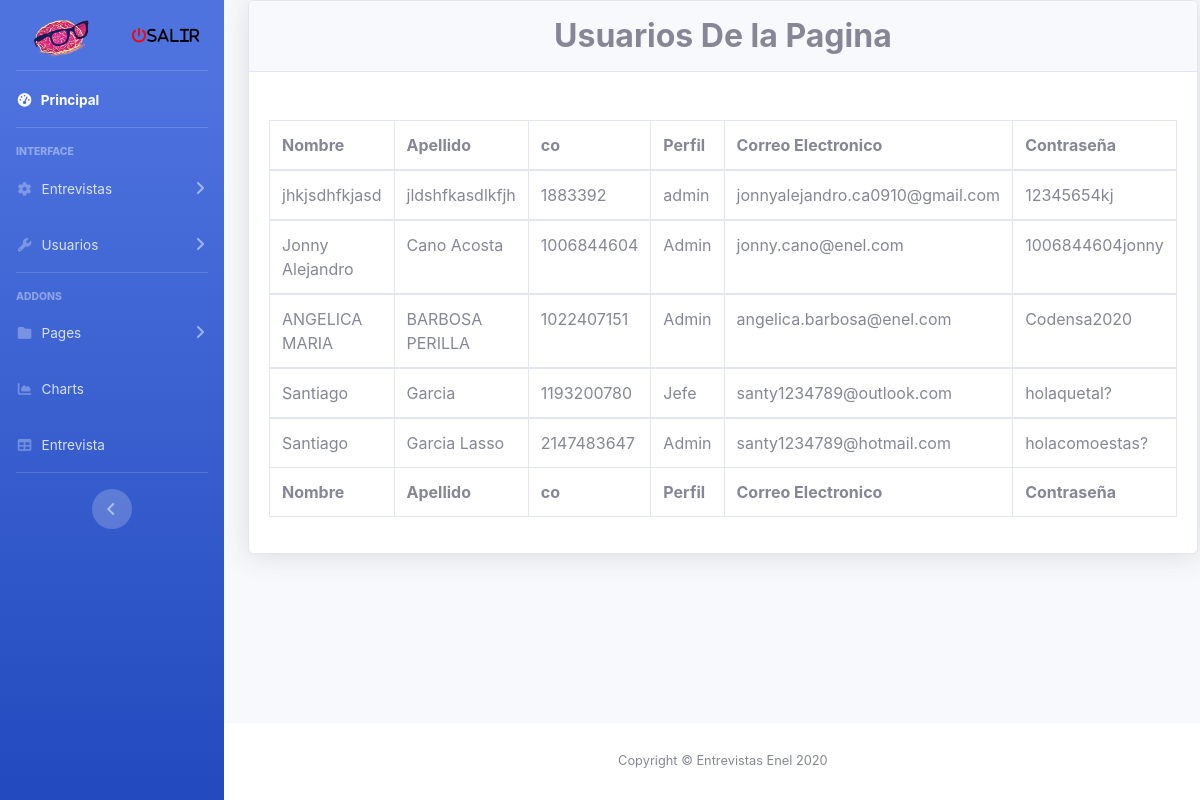
Before: /View/consultar.php (signed in) with the older database file.
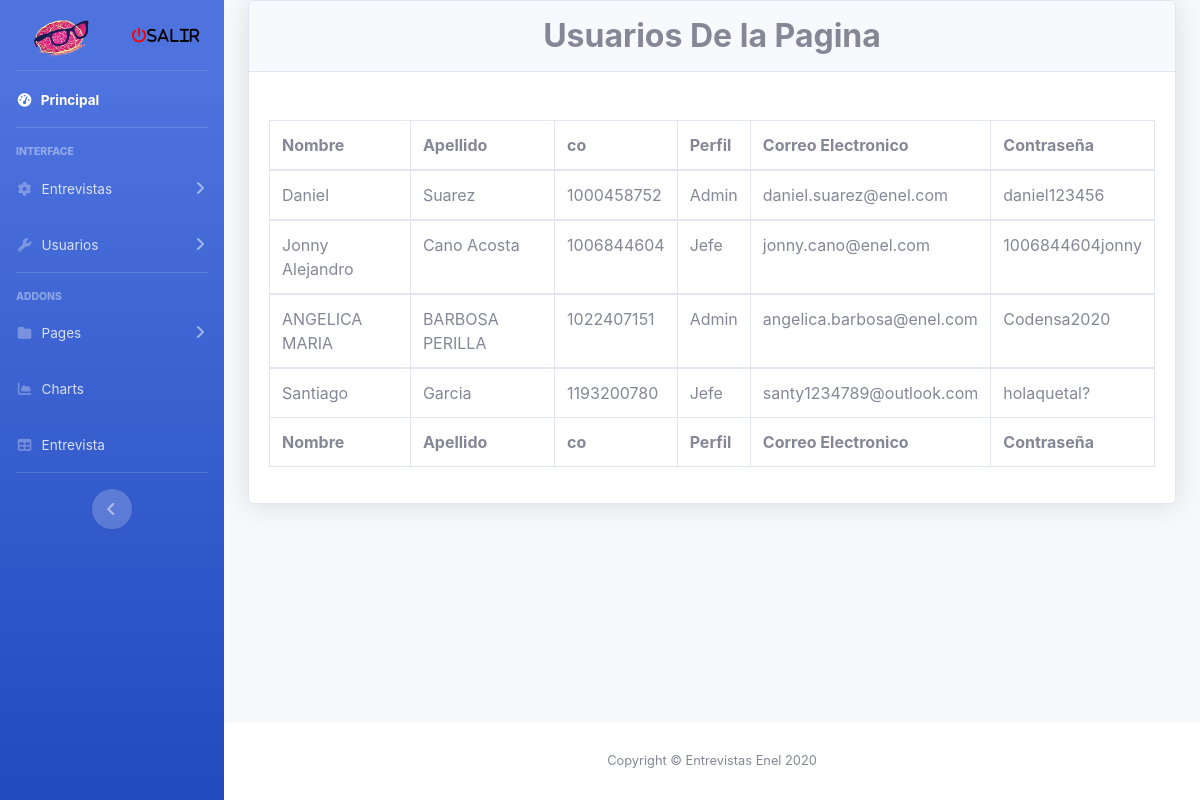
After: the same page with the newer database file.
### tables this page shows
CREATE TABLE `usuario` (
  `nombre` varchar(20) NOT NULL,
  `apellidos` varchar(20) NOT NULL,
  `co` int(15) NOT NULL,
  `Perfil` varchar(15) NOT NULL,
  `correo_electronico` varchar(40) NOT NULL,
  `contraseña` varchar(20) NOT NULL,
  `EGeneradas` bigint(20) DEFAULT NULL
);

### View/consultar.php (the view, shortened to what this page needs)
<!DOCTYPE html>
<html xmlns="http://www.w3.org/1999/xhtml">
<?php include FOLDER_TEMPLATE."head.php"; ?>
<?php include FOLDER_TEMPLATE."sidebar.php"; ?>
<body id="page-top">
<div id="wrapper">
  <div id="content-wrapper" class="d-flex flex-column">
    <div id="content">
      <div class="container-fluid">
        <div class="card shadow mb-4">
          <div class="card-header py-3">
           <center> <h2 class="m-0 font-weight-bold text">Usuarios De la Pagina</h2> </center>
          </div>
          <div class="card-body">
            <div class="table-responsive">
              <table class="table table-bordered" width="100%" cellspacing="10">
                <thead>
                  <tr>
                    <th>Nombre </th>
                    <th>Apellido</th>
                    <th>co</th>
                    <th>Perfil</th>
                    <th>Correo Electronico</th>
                    <th>Contraseña</th>
                  </tr>
                </thead>
                <tfoot>
                  <tr>
                    <th>Nombre </th>
                    <th>Apellido</th>
                    <th>co</th>
                    <th>Perfil</th>
                    <th>Correo Electronico</th>
                    <th>Contraseña</th>
                  </tr>
                </tfoot>
                <?php
                    require_once "../Model/conexioon.php";
                    $sql= "SELECT * FROM usuario";
                    $rta=$objCnx->query($sql);
                    while ($datos=$rta->fetch_array()){
                     ?>
                <tbody>
                  <tr>
                  <td><?php echo $datos['nombre']?></td>
                  <td><?php echo $datos['apellidos']?></td>
                  <td><?php echo $datos['co']?></td>
                  <td><?php echo $datos['Perfil']?></td>
                  <td><?php echo $datos['correo_electronico']?></td>
                  <td><?php echo $datos['contraseña']?></td>
                  </tr>
                  <?php
                    }
                   ?>
                </tbody>
              </table>
            </div>
          </div>
        </div>
      </div>
    </div>
    <footer class="sticky-footer bg-white">
      <div class="container my-auto">
        <div class="copyright text-center my-auto">
          <span>Copyright &copy; Entrevistas Enel 2020</span>
        </div>
      </div>
    </footer>
  </div>
</div>
</body>
</html>

### template/head.php (shortened to what this page needs)
<head>
<link href="<?=URL_CSS?>all.min.css" rel="stylesheet" type="text/css">
<link href="<?=URL_CSS?>sb-admin-2.min.css" rel="stylesheet">
<link href="<?=URL_CSS?>dataTables.bootstrap4.min.css" rel="stylesheet">
</head>

### template/sidebar.php (shortened to what this page needs)
<html lang="es">
<body>
  <div id="wrapper">
    <ul class="navbar-nav bg-gradient-primary sidebar sidebar-dark accordion" id="accordionSidebar">
      <a class="sidebar-brand d-flex align-items-center justify-content-center" href="<?=URL_PROY?>Model/logout.php">
        <div class="sidebar-brand-icon rotate-n-15">
        <img src="../img/PsicologiaPNG.ico" class="col-lg-10 d-none d-lg-block" alt="" height="" width="">
        </div>
        <div class="sidebar-brand-text mx-2"><i class='fas fa-power-off' style='font-size:15px;color:red'><span style='font-size:15px;color:black'>SALIR</span></i>
        </div>
      </a>
      <hr class="sidebar-divider my-0">
      <li class="nav-item active">
        <a class="nav-link" href="principal.php">
          <i class="fas fa-fw fa-tachometer-alt"></i>
          <span>Principal</span></a>
      </li>
      <hr class="sidebar-divider">
      <div class="sidebar-heading">
        Interface
      </div>
      <li class="nav-item">
        <a class="nav-link collapsed" href="#" data-toggle="collapse" data-target="#collapseTwo" aria-expanded="true" aria-controls="collapseTwo">
          <i class="fas fa-fw fa-cog"></i>
          <span>Entrevistas</span>
        </a>
      </li>
      <li class="nav-item">
        <a class="nav-link collapsed" href="#" data-toggle="collapse" data-target="#collapseUtilities" aria-expanded="true" aria-controls="collapseUtilities">
          <i class="fas fa-fw fa-wrench"></i>
          <span>Usuarios</span>
        </a>
      </li>
      <hr class="sidebar-divider">
      <div class="sidebar-heading">
        Addons
      </div>
      <li class="nav-item">
        <a class="nav-link collapsed" href="#" data-toggle="collapse" data-target="#collapsePages" aria-expanded="true" aria-controls="collapsePages">
          <i class="fas fa-fw fa-folder"></i>
          <span>Pages</span>
        </a>
      </li>
      <li class="nav-item">
        <a class="nav-link" href="charts.html">
          <i class="fas fa-fw fa-chart-area"></i>
          <span>Charts</span></a>
      </li>
      <li class="nav-item">
        <a class="nav-link" href="insertar.php">
          <i class="fas fa-fw fa-table"></i>
          <span>Entrevista</span></a>
      </li>
      <hr class="sidebar-divider d-none d-md-block">
      <div class="text-center d-none d-md-inline">
        <button class="rounded-circle border-0" id="sidebarToggle"></button>
      </div>
    </ul>
    </body>

### Model/conexioon.php
<?php
require_once"conexionBaseDeDatos.php";
$objCnx= new mysqli($host,$user,$pass,$bd);
if ($objCnx->connect_errno) {
	echo "<p style='color:#FF0000'>
	Error de conexion en la base de datos".$objCnx->connect_error."</p>";
	exit();
}else{
echo "<h6 style='color:#0000'>
	 conexion a la base de datos OK (BD=".$bd.")</h6>";
}
 ?>

Changed rows visible on the page:
removed usuario: nombre "jhkjsdhfkjasd", apellidos "jldshfkasdlkfjh", co "1883392", Perfil "admin", correo_electronico "jonnyalejandro.ca0910@gmail.com", contraseña "12345654kj"
removed usuario: nombre "Santiago", apellidos "Garcia Lasso", co "2147483647", Perfil "Admin", correo_electronico "santy1234789@hotmail.com", contraseña "holacomoestas?"
added usuario: nombre "Daniel", apellidos "Suarez", co "1000458752", Perfil "Admin", correo_electronico "daniel.suarez@enel.com", contraseña "daniel123456"
changed usuario "Jonny Alejandro": Perfil "Admin" → "Jefe"
